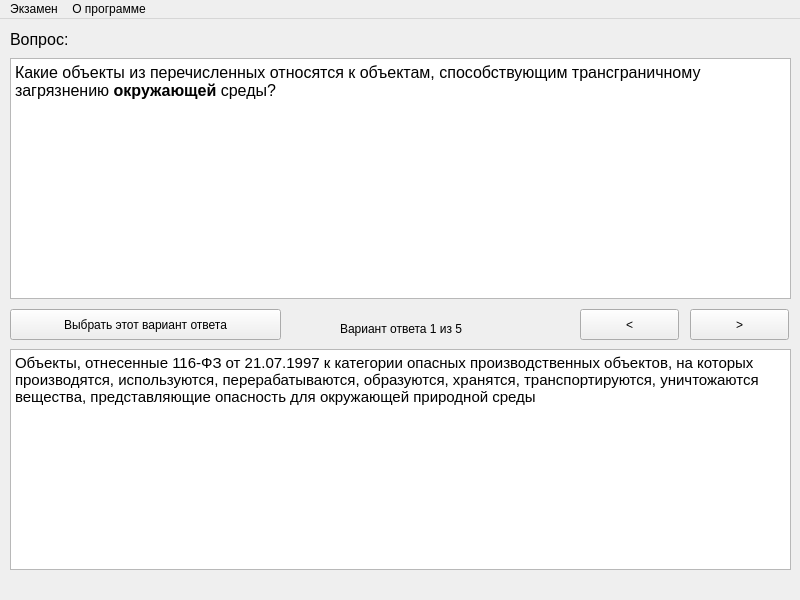
<?xml version="1.0" encoding="UTF-8"?>
<ui version="4.0">
 <class>MainWindowClass</class>
 <widget class="QMainWindow" name="MainWindowClass">
  <property name="windowModality">
   <enum>Qt::WindowModal</enum>
  </property>
  <property name="geometry">
   <rect>
    <x>0</x>
    <y>0</y>
    <width>800</width>
    <height>600</height>
   </rect>
  </property>
  <property name="minimumSize">
   <size>
    <width>800</width>
    <height>600</height>
   </size>
  </property>
  <property name="maximumSize">
   <size>
    <width>800</width>
    <height>600</height>
   </size>
  </property>
  <property name="windowTitle">
   <string>Программа экологического тестирования</string>
  </property>
  <widget class="QWidget" name="centralWidget">
   <widget class="QTextBrowser" name="textBrowser">
    <property name="geometry">
     <rect>
      <x>10</x>
      <y>39</y>
      <width>781</width>
      <height>241</height>
     </rect>
    </property>
    <property name="styleSheet">
     <string notr="true">font: 14pt &quot;Arial&quot;;</string>
    </property>
    <property name="html">
     <string>&lt;!DOCTYPE HTML PUBLIC &quot;-//W3C//DTD HTML 4.0//EN&quot; &quot;http://www.w3.org/TR/REC-html40/strict.dtd&quot;&gt;
&lt;html&gt;&lt;head&gt;&lt;meta name=&quot;qrichtext&quot; content=&quot;1&quot; /&gt;&lt;style type=&quot;text/css&quot;&gt;
p, li { white-space: pre-wrap; }
&lt;/style&gt;&lt;/head&gt;&lt;body style=&quot; font-family:'Arial'; font-size:14pt; font-weight:400; font-style:normal;&quot;&gt;
&lt;p style=&quot; margin-top:12px; margin-bottom:12px; margin-left:0px; margin-right:0px; -qt-block-indent:0; text-indent:0px;&quot;&gt;&lt;span style=&quot; font-family:'Sans Serif'; font-size:12pt;&quot;&gt;Какие объекты из перечисленных относятся к объектам, способствующим трансграничному загрязнению &lt;/span&gt;&lt;span style=&quot; font-family:'Sans Serif'; font-size:12pt; font-weight:600;&quot;&gt;окружающей &lt;/span&gt;&lt;span style=&quot; font-family:'Sans Serif'; font-size:12pt;&quot;&gt;среды?&lt;/span&gt;&lt;/p&gt;
&lt;p style=&quot;-qt-paragraph-type:empty; margin-top:12px; margin-bottom:12px; margin-left:0px; margin-right:0px; -qt-block-indent:0; text-indent:0px; font-family:'Sans Serif'; font-size:12pt;&quot;&gt;&lt;/p&gt;&lt;/body&gt;&lt;/html&gt;</string>
    </property>
   </widget>
   <widget class="QTextBrowser" name="textBrowser_2">
    <property name="geometry">
     <rect>
      <x>10</x>
      <y>330</y>
      <width>781</width>
      <height>221</height>
     </rect>
    </property>
    <property name="styleSheet">
     <string notr="true">font: 14pt &quot;Arial&quot;;</string>
    </property>
    <property name="html">
     <string>&lt;!DOCTYPE HTML PUBLIC &quot;-//W3C//DTD HTML 4.0//EN&quot; &quot;http://www.w3.org/TR/REC-html40/strict.dtd&quot;&gt;
&lt;html&gt;&lt;head&gt;&lt;meta name=&quot;qrichtext&quot; content=&quot;1&quot; /&gt;&lt;style type=&quot;text/css&quot;&gt;
p, li { white-space: pre-wrap; }
&lt;/style&gt;&lt;/head&gt;&lt;body style=&quot; font-family:'Arial'; font-size:14pt; font-weight:400; font-style:normal;&quot;&gt;
&lt;p style=&quot; margin-top:12px; margin-bottom:12px; margin-left:0px; margin-right:0px; -qt-block-indent:0; text-indent:0px;&quot;&gt;&lt;span style=&quot; font-family:'Sans Serif'; font-size:11pt;&quot;&gt;Объекты, отнесенные 116-ФЗ от 21.07.1997 к категории опасных производственных объектов, на которых производятся, используются, перерабатываются, образуются, хранятся, транспортируются, уничтожаются вещества, представляющие опасность для окружающей природной среды&lt;/span&gt;&lt;/p&gt;&lt;/body&gt;&lt;/html&gt;</string>
    </property>
   </widget>
   <widget class="QPushButton" name="pushButton">
    <property name="geometry">
     <rect>
      <x>10</x>
      <y>290</y>
      <width>271</width>
      <height>31</height>
     </rect>
    </property>
    <property name="text">
     <string>Выбрать этот вариант ответа</string>
    </property>
    <property name="shortcut">
     <string>Return</string>
    </property>
   </widget>
   <widget class="QPushButton" name="pushButton_2">
    <property name="geometry">
     <rect>
      <x>580</x>
      <y>290</y>
      <width>99</width>
      <height>31</height>
     </rect>
    </property>
    <property name="text">
     <string>&lt;</string>
    </property>
    <property name="shortcut">
     <string>Left</string>
    </property>
   </widget>
   <widget class="QPushButton" name="pushButton_3">
    <property name="geometry">
     <rect>
      <x>690</x>
      <y>290</y>
      <width>99</width>
      <height>31</height>
     </rect>
    </property>
    <property name="text">
     <string>&gt;</string>
    </property>
    <property name="shortcut">
     <string>Right</string>
    </property>
   </widget>
   <widget class="QLabel" name="label_2">
    <property name="geometry">
     <rect>
      <x>10</x>
      <y>10</y>
      <width>71</width>
      <height>21</height>
     </rect>
    </property>
    <property name="text">
     <string>&lt;!DOCTYPE HTML PUBLIC &quot;-//W3C//DTD HTML 4.0//EN&quot; &quot;http://www.w3.org/TR/REC-html40/strict.dtd&quot;&gt;
&lt;html&gt;&lt;head&gt;&lt;meta name=&quot;qrichtext&quot; content=&quot;1&quot; /&gt;&lt;style type=&quot;text/css&quot;&gt;
p, li { white-space: pre-wrap; }
&lt;/style&gt;&lt;/head&gt;&lt;body style=&quot; font-family:'Sans Serif'; font-size:11pt; font-weight:400; font-style:normal;&quot;&gt;
&lt;p style=&quot; margin-top:0px; margin-bottom:0px; margin-left:0px; margin-right:0px; -qt-block-indent:0; text-indent:0px;&quot;&gt;&lt;span style=&quot; font-size:12pt;&quot;&gt;Вопрос:&lt;/span&gt;&lt;/p&gt;&lt;/body&gt;&lt;/html&gt;</string>
    </property>
   </widget>
   <widget class="QLabel" name="label">
    <property name="geometry">
     <rect>
      <x>340</x>
      <y>300</y>
      <width>191</width>
      <height>19</height>
     </rect>
    </property>
    <property name="text">
     <string>Вариант ответа 1 из 5</string>
    </property>
   </widget>
   <widget class="QLabel" name="label_3">
    <property name="geometry">
     <rect>
      <x>660</x>
      <y>10</y>
      <width>131</width>
      <height>19</height>
     </rect>
    </property>
    <property name="text">
     <string/>
    </property>
    <property name="alignment">
     <set>Qt::AlignRight|Qt::AlignTrailing|Qt::AlignVCenter</set>
    </property>
   </widget>
   <widget class="QPushButton" name="pushButton_4">
    <property name="geometry">
     <rect>
      <x>800</x>
      <y>280</y>
      <width>98</width>
      <height>29</height>
     </rect>
    </property>
    <property name="text">
     <string>PushButton</string>
    </property>
    <property name="shortcut">
     <string>Ctrl+Shift+Z</string>
    </property>
   </widget>
  </widget>
  <widget class="QMenuBar" name="menuBar">
   <property name="geometry">
    <rect>
     <x>0</x>
     <y>0</y>
     <width>800</width>
     <height>19</height>
    </rect>
   </property>
   <widget class="QMenu" name="menu">
    <property name="title">
     <string>Экзамен</string>
    </property>
    <addaction name="separator"/>
    <addaction name="quit_action"/>
   </widget>
   <widget class="QMenu" name="menuAbout">
    <property name="title">
     <string>О программе</string>
    </property>
   </widget>
   <addaction name="menu"/>
   <addaction name="menuAbout"/>
  </widget>
  <widget class="QStatusBar" name="statusBar">
   <property name="statusTip">
    <string/>
   </property>
   <property name="whatsThis">
    <string extracomment="Статусная строка показывает системные сообщение и подсказки."/>
   </property>
   <property name="sizeGripEnabled">
    <bool>false</bool>
   </property>
  </widget>
  <action name="quit_action">
   <property name="checkable">
    <bool>false</bool>
   </property>
   <property name="text">
    <string>Выход</string>
   </property>
   <property name="shortcut">
    <string>Ctrl+Q</string>
   </property>
  </action>
 </widget>
 <layoutdefault spacing="6" margin="11"/>
 <tabstops>
  <tabstop>textBrowser</tabstop>
 </tabstops>
 <resources/>
 <connections>
  <connection>
   <sender>pushButton_3</sender>
   <signal>clicked()</signal>
   <receiver>MainWindowClass</receiver>
   <slot>nextAnswer()</slot>
   <hints>
    <hint type="sourcelabel">
     <x>725</x>
     <y>333</y>
    </hint>
    <hint type="destinationlabel">
     <x>551</x>
     <y>315</y>
    </hint>
   </hints>
  </connection>
  <connection>
   <sender>pushButton_2</sender>
   <signal>clicked()</signal>
   <receiver>MainWindowClass</receiver>
   <slot>prevAnswer()</slot>
   <hints>
    <hint type="sourcelabel">
     <x>620</x>
     <y>330</y>
    </hint>
    <hint type="destinationlabel">
     <x>317</x>
     <y>317</y>
    </hint>
   </hints>
  </connection>
  <connection>
   <sender>pushButton</sender>
   <signal>clicked()</signal>
   <receiver>MainWindowClass</receiver>
   <slot>answerSelected()</slot>
   <hints>
    <hint type="sourcelabel">
     <x>113</x>
     <y>328</y>
    </hint>
    <hint type="destinationlabel">
     <x>298</x>
     <y>329</y>
    </hint>
   </hints>
  </connection>
  <connection>
   <sender>pushButton_4</sender>
   <signal>clicked()</signal>
   <receiver>MainWindowClass</receiver>
   <slot>cheatMode()</slot>
   <hints>
    <hint type="sourcelabel">
     <x>800</x>
     <y>332</y>
    </hint>
    <hint type="destinationlabel">
     <x>565</x>
     <y>324</y>
    </hint>
   </hints>
  </connection>
 </connections>
 <slots>
  <slot>nextAnswer()</slot>
  <slot>prevAnswer()</slot>
  <slot>answerSelected()</slot>
  <slot>cheatMode()</slot>
 </slots>
</ui>
